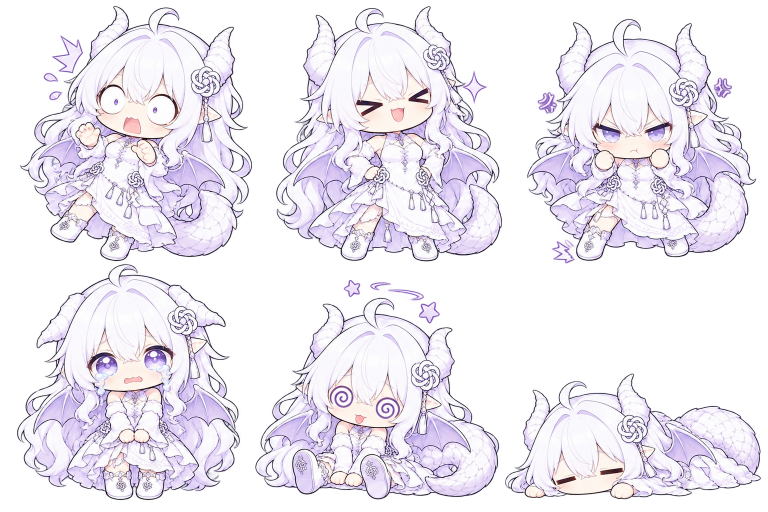
#> input picture art/shuangli-memes/expressions-sheet-v1.png, 1535 x 1024 px (shown at 1/2 size)
$ python prepare_meme_assets.py
#> lines starting #> are read from the running program, lines starting #| are printed output that depends on the picture
"""Slice the generated transparent sheet into equal-scale, foot-aligned sprites."""
import json
import shutil
from pathlib import Path
from PIL import Image

ROOT = Path(__file__).resolve().parents[1]
SOURCE = ROOT / 'art/shuangli-memes/expressions-sheet-v1.png'
NAMES = ('meme_shock', 'meme_smug', 'meme_pout', 'meme_tears', 'meme_dizzy', 'meme_flop')

def main():
    archive = ROOT / 'art/shuangli-memes'
    archive.mkdir(parents=True, exist_ok=True)
    shutil.copy2(SOURCE, archive / 'expressions-sheet-v1.png')
    folder = ROOT / 'assets/poses/shuangli-q/memes'
    folder.mkdir(parents=True, exist_ok=True)
    sheet = Image.open(SOURCE).convert('RGBA')
#> sheet is the input picture: PIL image 1535x1024 RGBA; mean R, G, B, A 130.8, 126.4, 135.3, 135.8
    width, height = sheet.size
#> width = 1535; height = 1024
    seam = round(height * .515625)
#> seam = 528
    paths = {}
    for index, name in enumerate(NAMES):
        column, row = index % 3, index // 3
        cell = sheet.crop((round(width*column/3), 0 if row == 0 else seam,
                           round(width*(column+1)/3), seam if row == 0 else height))
        bounds = cell.getchannel('A').getbbox()
        if bounds is None:raise ValueError(f'Empty sprite: {name}')
        sprite = cell.crop(bounds)
        scale = min(600/(width/3), 660/seam)
        sprite = sprite.resize((round(sprite.width*scale), round(sprite.height*scale)), Image.Resampling.LANCZOS)
        canvas = Image.new('RGBA', (640, 700))
        canvas.alpha_composite(sprite, ((640-sprite.width)//2, 688-sprite.height))
        file = folder / f'{name}-v1.png'
        canvas.save(file)
        paths[name] = file.relative_to(ROOT/'assets').as_posix()
#> this loop made 6 passes
#> bounds on passes 1 to 6: (0, 0, 509, 528), (6, 7, 502, 528), (16, 3, 497, 528), (0, 0, 512, 482), (0, 0, 511, 496), (0, 0, 512, 496)
#> pass 1, in main, `cell = sheet.crop((round(width*column/3), 0 if row == 0 else seam, rou..`:
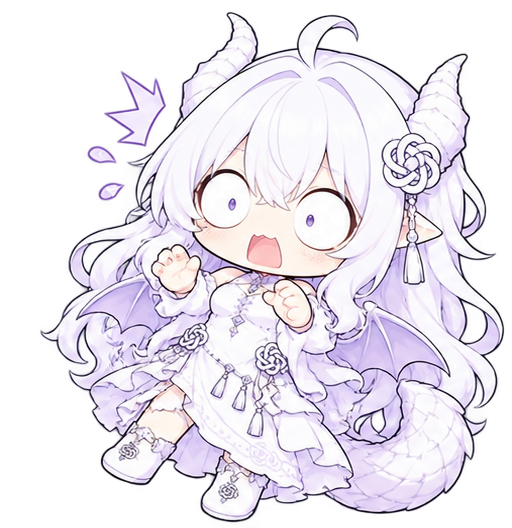
#> cell: PIL image 512x528 RGBA; mean R, G, B, A 147.1, 142, 151.7, 152.1; transparent parts drawn white
#> pass 1, in main, `sprite = cell.crop(bounds)`:
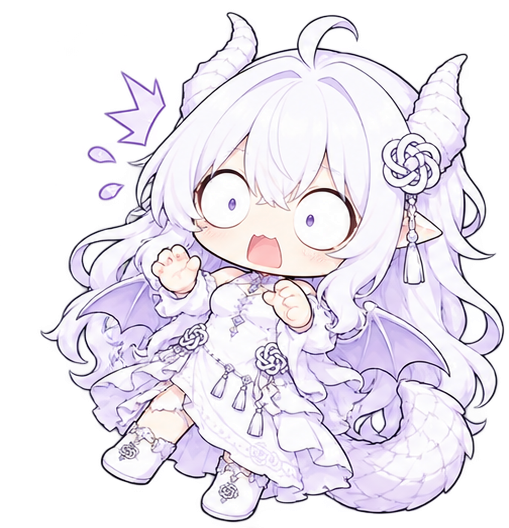
#> sprite: PIL image 509x528 RGBA; mean R, G, B, A 148, 142.9, 152.6, 153; transparent parts drawn white
#> pass 1, in main, `sprite = sprite.resize((round(sprite.width*scale), round(sprite.height..`:
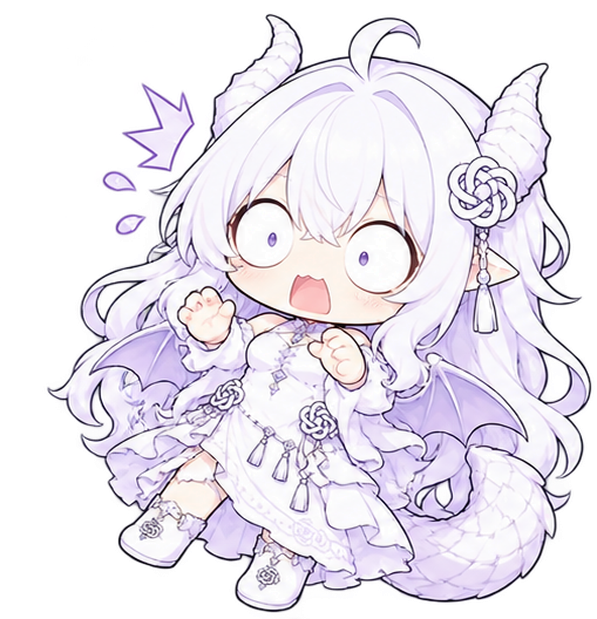
#> sprite: PIL image 597x619 RGBA; mean R, G, B, A 146.9, 141.8, 151.4, 153; transparent parts drawn white
#> after the loop:
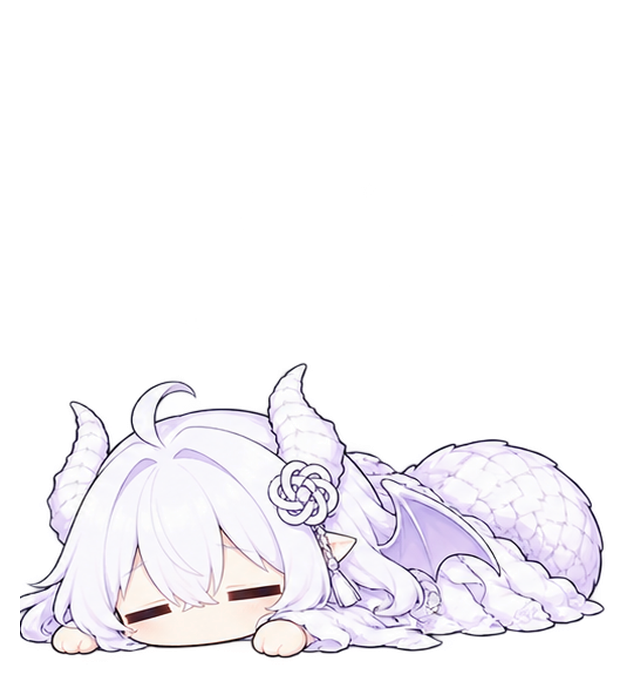
#> canvas: PIL image 640x700 RGBA; mean R, G, B, A 64.7, 62.9, 66.1, 66.3; transparent parts drawn white
#> after the loop:
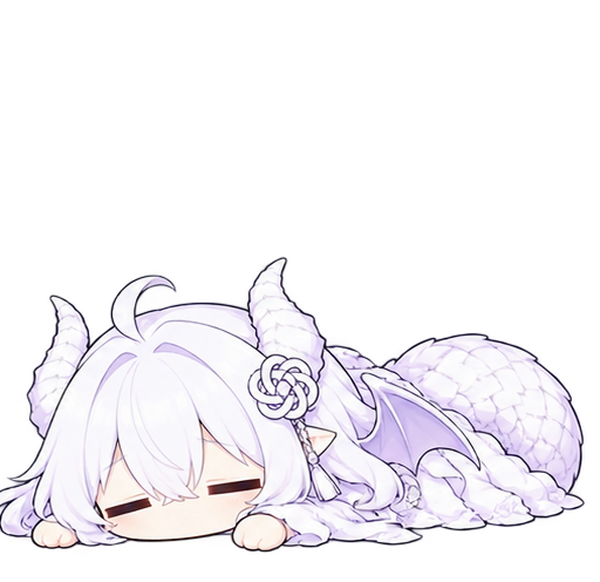
#> sprite: PIL image 600x582 RGBA; mean R, G, B, A 83, 80.7, 84.8, 85; transparent parts drawn white
#> after the loop, paths = 6 items
    pack_path = ROOT/'assets/default-pack.json'
#> (the run stopped early here; a loop or call above may not have finished)
